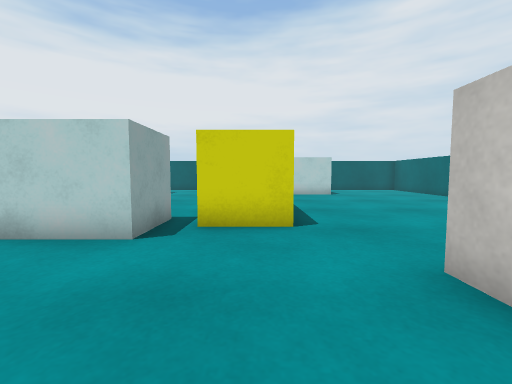
View 1 (above)

19 first-person views from a walk through a scene from a Unity 3-D project. The camera is 0.55 m above the floor, tilts 4° down and sees 90° across. The floor is counted in squares, 0.5 m on a side. Each view is taken from the middle of a square. On the plan, view 1 faces up. The plan holds only what a view shows up to about 11 squares ahead; the rest is blank. The player character is not drawn. Surface patterns are stand-ins for the level's own textures.

View 2
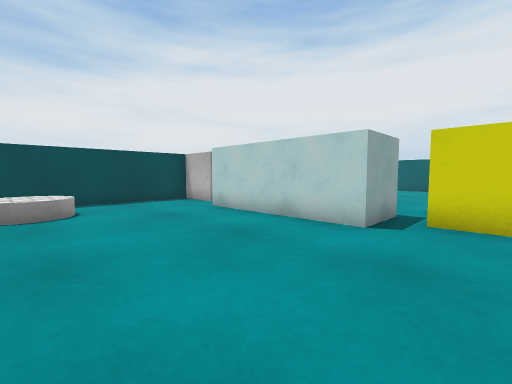

View 3
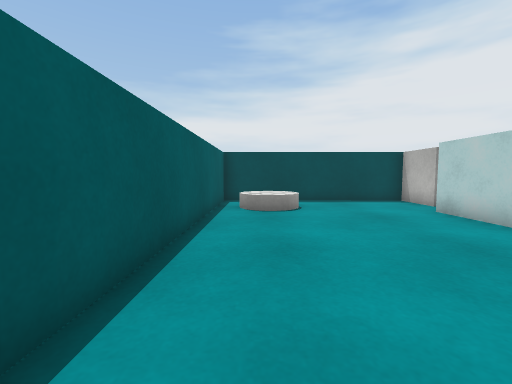

View 4
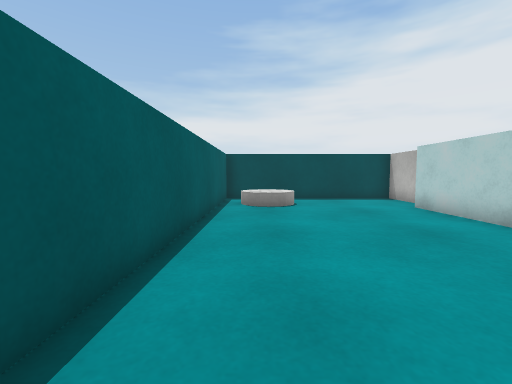

View 5
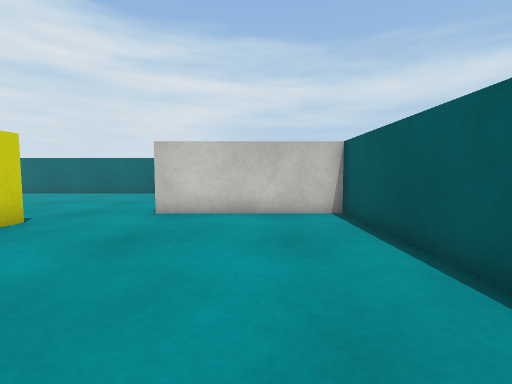

View 6
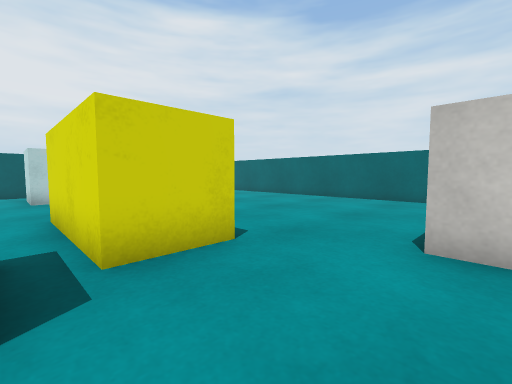

View 7
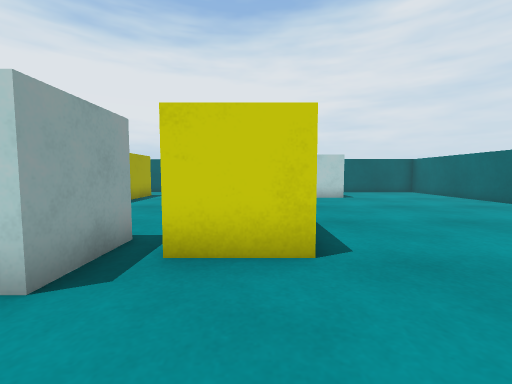

View 8
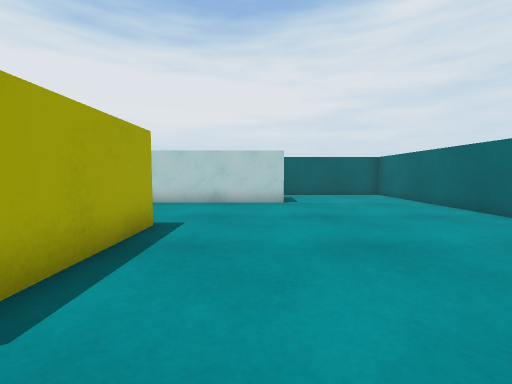

View 9
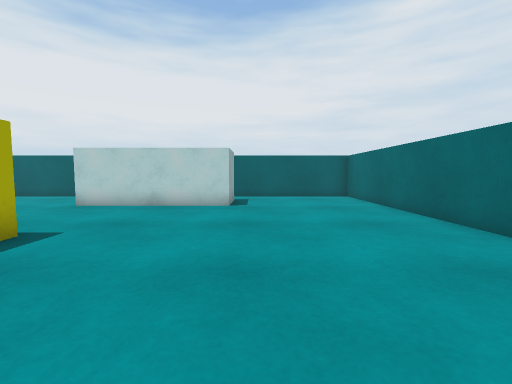

View 10
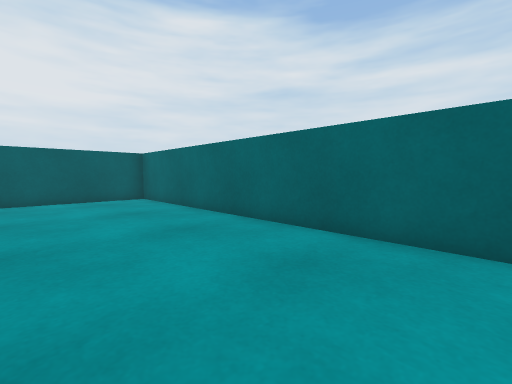

View 11
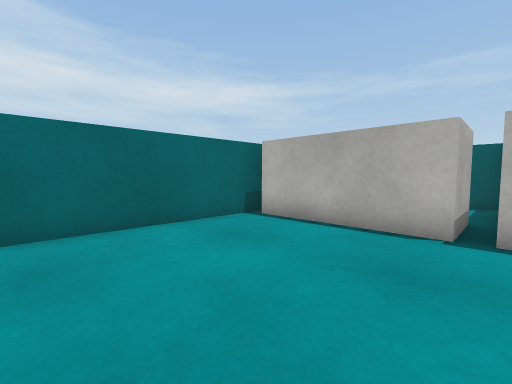

View 12
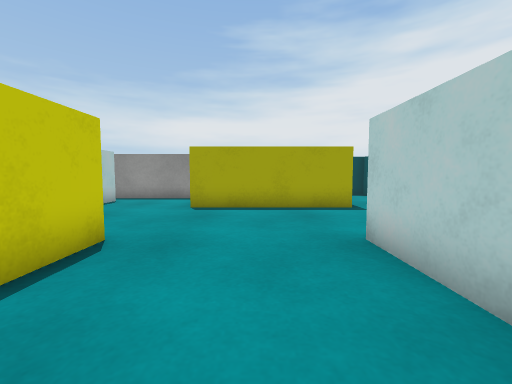

View 13
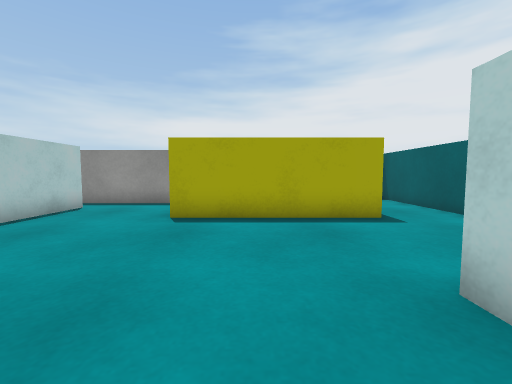

View 14
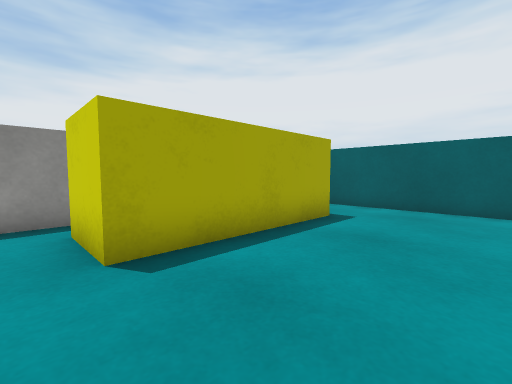

View 15
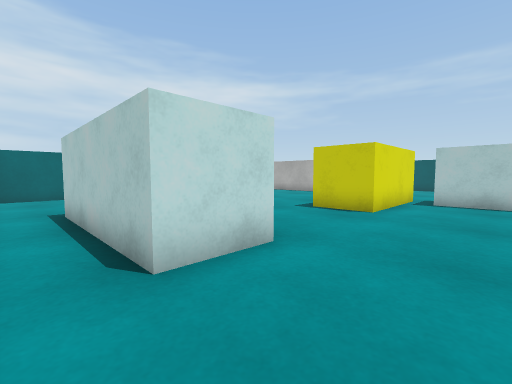

View 16
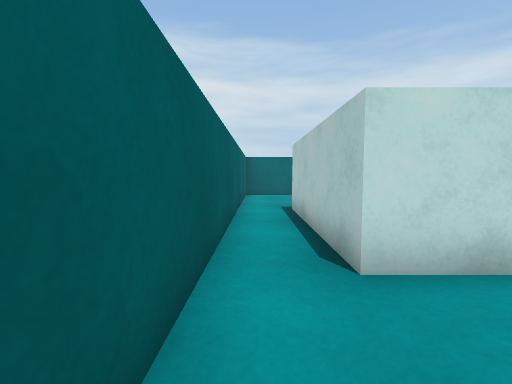

View 17
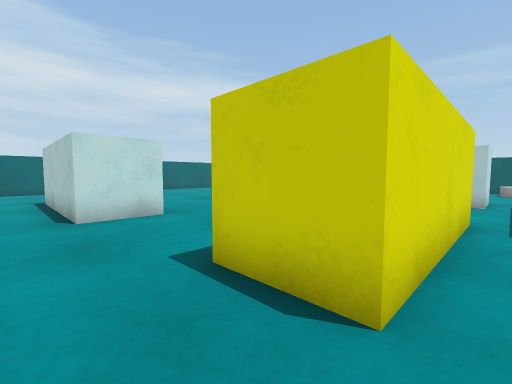

View 18
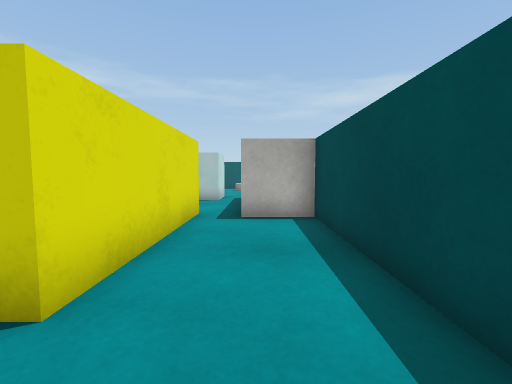

View 19
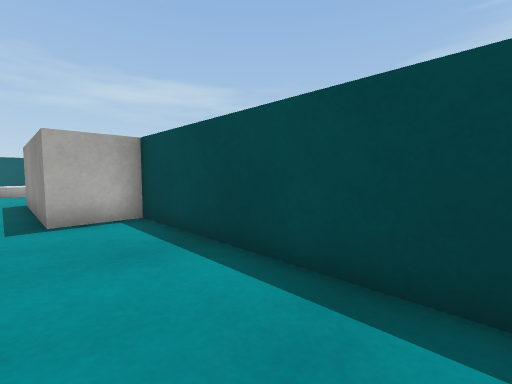

### Floor plan
Key: @ floor where view 1 was taken; # wall or solid block; . floor; B yellow block; C cylinder; W white block.
Columns run from 11 left of view 1 to 10 right of it. Each row starts with its distance up from view 1.
 18 ######################
 17 #....................#
 16 #.........######.....#
 15 #...##....######.....#
 14 #...##....######.....#
 13 #...##...............#
 12 #...##...............#
 11 #...##...............#
 10 ###.##...............#
  9   #.......BBB........#
  8   #.......B B........#
  7   #.......B B........#
  6   #.######B B........#
  5 ###.######BB.........#
  4 #...######...........#
  3 #............###WWWWW
  2 #............#  W   W
  1 #............#  W
  0 # .........@.#
 -1 # .C.........#
 -2 #######......#
 -3       ######## ##

Positions as (right, up) in squares from view 1, and headings:
1: (0, 0), facing up
2: (0, -1), facing up-left
3: (0, -1), facing left
4: (1, -1), facing left
5: (-5, 0), facing right
6: (-2, 2), facing up-right
7: (0, 2), facing up
8: (3, 4), facing up
9: (5, 5), facing up
10: (5, 6), facing up-right
11: (4, 8), facing down-right
12: (3, 12), facing left
13: (1, 12), facing left
14: (-2, 9), facing up-left
15: (-4, 17), facing down-right
16: (-4, 17), facing right
17: (-8, 17), facing down-right
18: (-9, 17), facing down
19: (-8, 17), facing down-left
